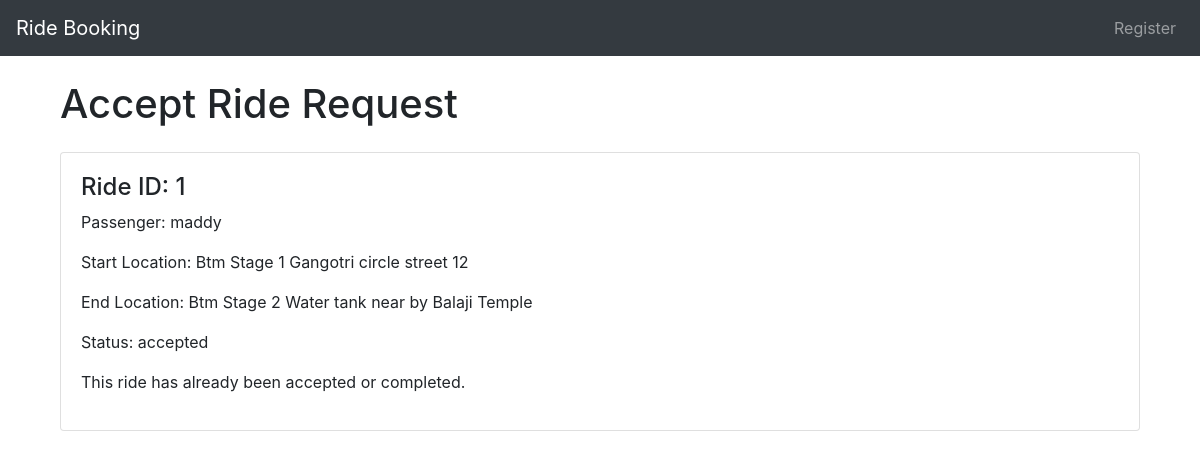
Page /ride_accept/1/ on the committed database.
### Car/models.py (models this page shows, shortened)
class Ride(models.Model):
    passenger = models.CharField(max_length=250)
    driver = models.CharField(max_length=250, blank=True)
    start_location = models.CharField(max_length=255)
    end_location = models.CharField(max_length=255)
    STATUS_CHOICES = [
        ('requested', 'Requested'),
        ('accepted', 'Accepted'),
        ('completed', 'Completed'),
    ]
    status = models.CharField(max_length=20, choices=STATUS_CHOICES, default='requested')
    date_requested = models.DateTimeField(auto_now_add=True)
    date_accepted = models.DateTimeField(blank=True, null=True)
    date_completed = models.DateTimeField(blank=True, null=True)

### Car/views.py (the view, shortened to what this page needs)
# urls.py: path('ride_accept/<int:ride_id>/', views.ride_accept, name='ride_accept'),
def ride_accept(request, ride_id):
    ride = get_object_or_404(Ride, id=ride_id)
    return render(request, 'ride/ride_accept.html', {'ride': ride})

### templates/ride/ride_accept.html (shortened to what this page needs)
{% extends 'ride/ride_base.html' %}
{% block content %}
<div class="container">
  <h1 class="mt-4 mb-4">Accept Ride Request</h1>
  <div class="card">
    <div class="card-body">
      <h4>Ride ID: {{ ride.id }}</h4>
      <p>Passenger: {{ ride.passenger }}</p>
      <p>Start Location: {{ ride.start_location }}</p>
      <p>End Location: {{ ride.end_location }}</p>
      <p>Status: {{ ride.status }}</p>
      {% if ride.status == 'requested' %}
      <form method="post">
        {% csrf_token %}
        <div class="form-group">
          <label for="driver">Driver Name</label>
          <input type="text" class="form-control" id="driver" name="driver" required>
        </div>
        <button type="submit" class="btn btn-success">Accept Ride</button>
      </form>
      {% else %}
      <p>This ride has already been accepted or completed.</p>
      {% endif %}
    </div>
  </div>
</div>
{% endblock %}

### rows in the picture
Ride: id "1", passenger "maddy", start_location "Btm Stage 1 Gangotri circle street 12", end_location "Btm Stage 2 Water tank near by Balaji Temple", status "accepted"
